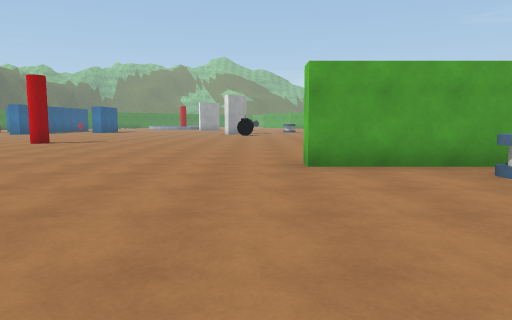
[1] (above)

24 first-person views from a walk through a scene from a Unity 3-D project. The camera is 1.3 m above the floor, tilts 6° down and sees 70° across. The floor is counted in squares, 2 m on a side. Each view is taken from the middle of a square. On the plan, view 1 faces up. The plan holds only what a view shows up to about 11 squares ahead; the rest is blank. The place goes on beyond the plan. Some surface patterns are stand-ins.

[2]
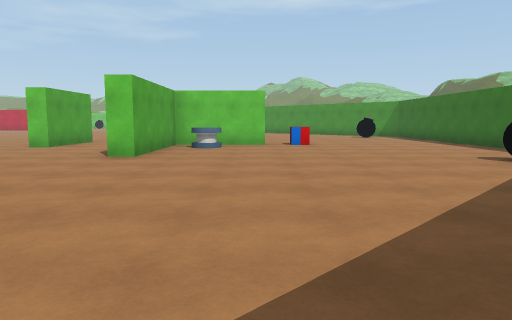

[3]
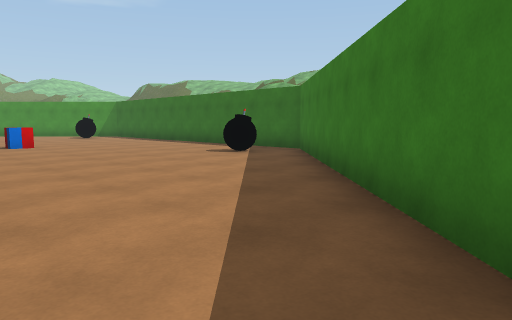

[4]
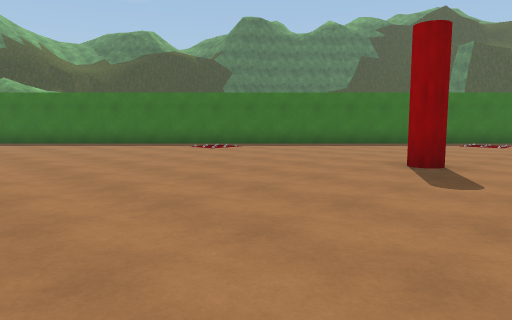

[5]
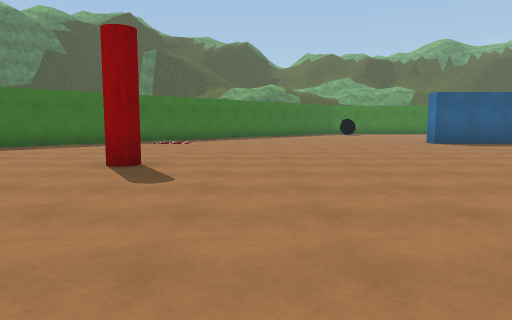

[6]
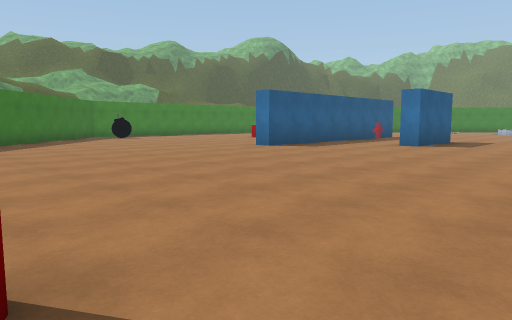

[7]
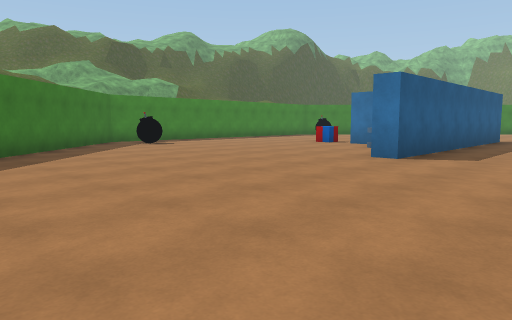

[8]
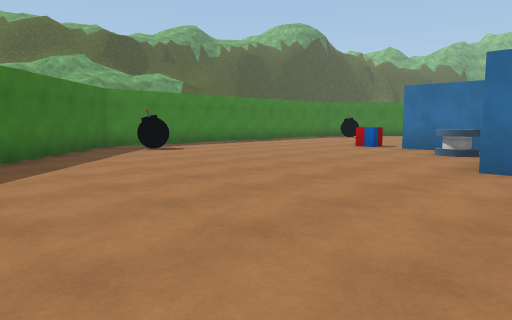

[9]
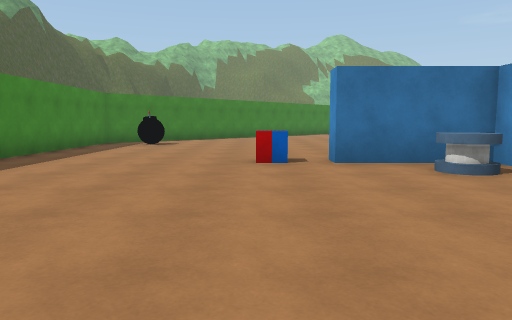

[10]
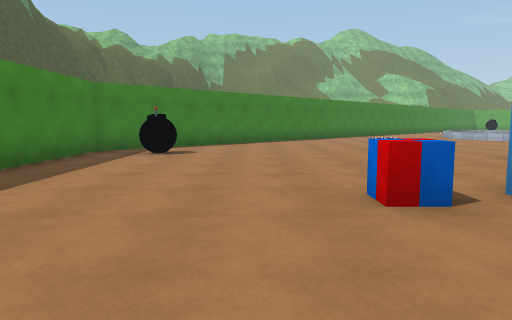

[11]
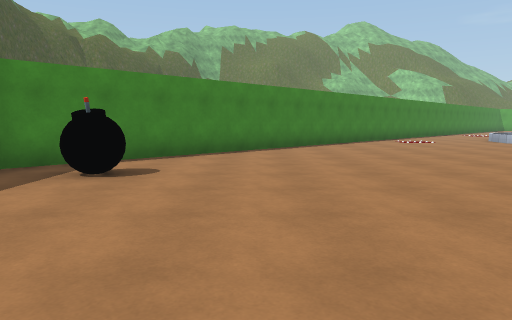

[12]
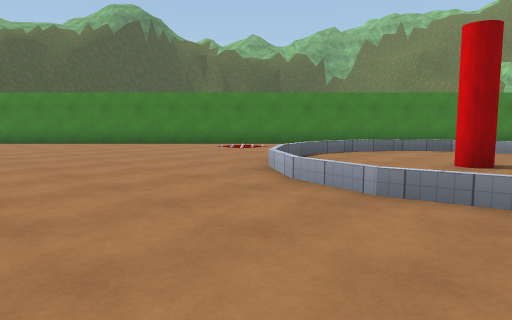

[13]
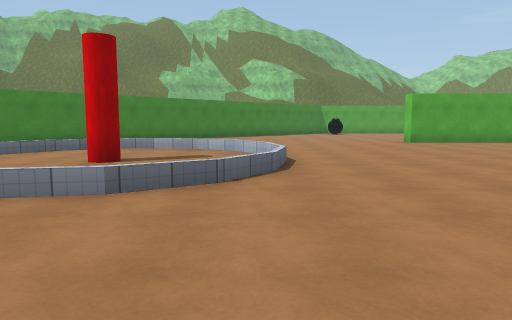

[14]
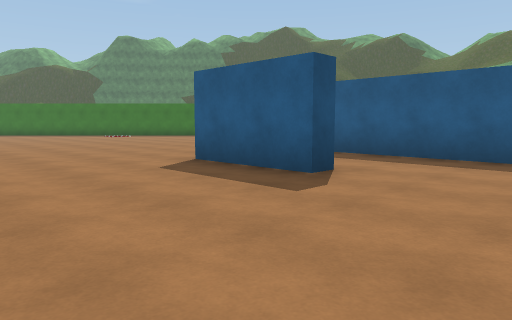

[15]
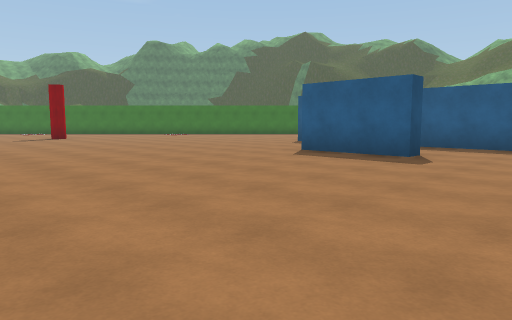

[16]
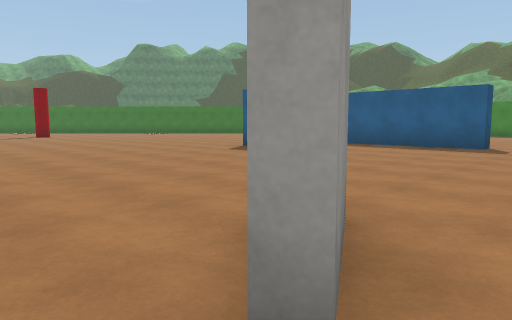

[17]
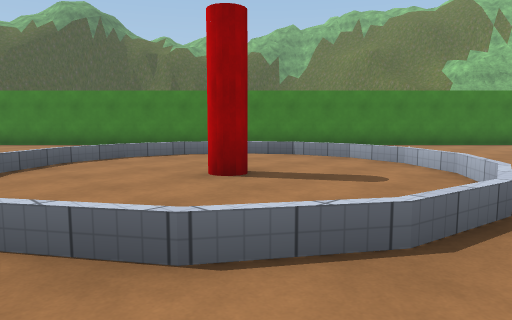

[18]
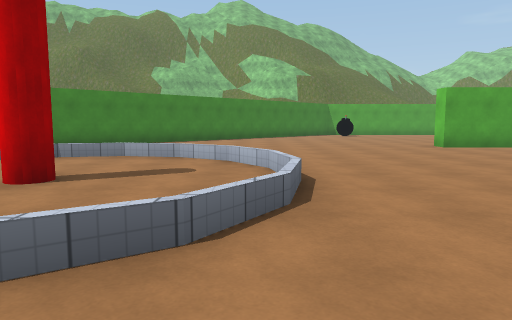

[19]
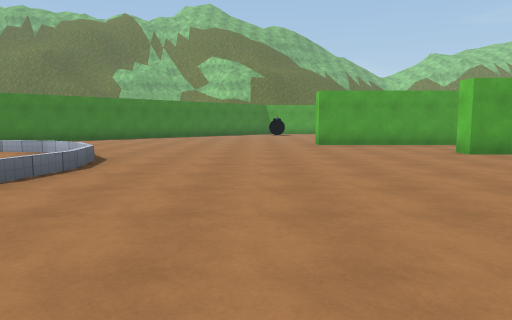

[20]
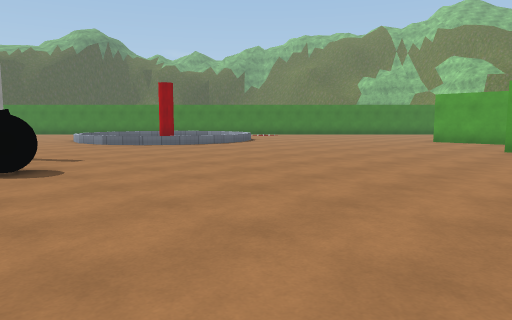

[21]
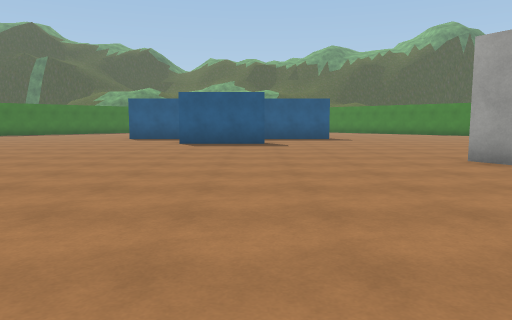

[22]
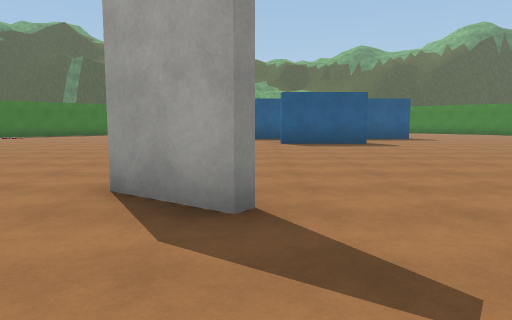

[23]
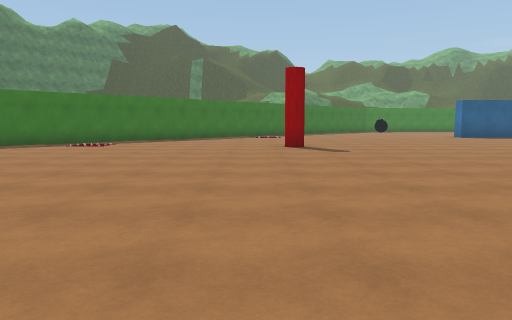

[24]
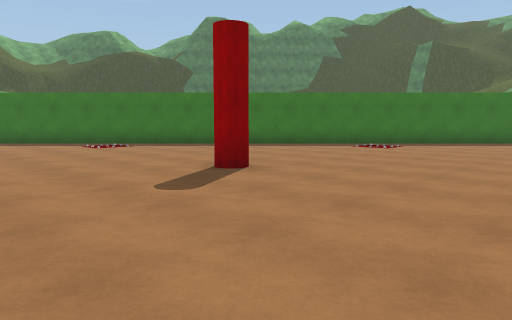

### Floor plan
Points are (right, up) in squares from view 1. A wall is a line through its corners. A room is listed if a view was taken in it or the views show most of it. See-through windows are left out.
Room 1 (views 1, 2, 3, 4, 5, 6, 7, 8, 9, 10, 11, 12, 13, 14, 15, 16, 17, 18, 19, 20, 21, 22, 23, 24)
walls: (-9.4, 23.3) (-8.8, 23.3) (-8.8, 20.8) (-9.2, 20.8); (-12.2, 21.2) (-12.2, 21.8) (-14.7, 21.8) (-14.7, 22.2); (-12.2, 25.8) (-11.8, 25.8) (-11.8, 18.3) (-12.2, 18.3); (-20.5, 17) (-0.5, -3) (5.1, -3); (5.1, 8.2) (3.3, 8.2) (3.3, 8.8); (4.1, 35.3) (3.3, 35.3) (3.3, 35.8); (-6.9, 40.6) (-20.5, 26.9); (4.8, 38.3) (0.8, 38.3) (0.8, 38.8); (4.2, 2.8) (4.2, 5.2) (0.8, 5.2) (0.8, 5.8)
ways out: gap at (-15, 22); gap at (4, 3)
objects: other object (-19, 17) to (-19, 18); other object (-19, 26) to (-19, 27); other object (-16, 22); other object (-13, 21); red cylinder (-7, 11); red cylinder (-7, 33); other object (-1, 27) to (0, 27); other object (0, -2) to (0, -1); other object (3, 4); other object (4, 2)

Where each view was taken, in squares from view 1:
view 1: 0 up, 0 right, facing up
view 2: 3 up, 6 left, facing right
view 3: 4 up, 6 left, facing down-right
view 4: 13 up, 1 left, facing down-left
view 5: 13 up, 1 left, facing left
view 6: 11 up, 5 left, facing up-left
view 7: 12 up, 9 left, facing up-left
view 8: 13 up, 11 left, facing up-left
view 9: 16 up, 16 left, facing up
view 10: 19 up, 17 left, facing up
view 11: 22 up, 17 left, facing up
view 12: 27 up, 5 left, facing up-left
view 13: 27 up, 4 left, facing up
view 14: 26 up, 5 left, facing down-left
view 15: 26 up, 2 left, facing down-left
view 16: 28 up, 2 left, facing down-left
view 17: 30 up, 3 left, facing up-left
view 18: 29 up, 4 left, facing up
view 19: 28 up, 1 left, facing up
view 20: 26 up, 5 right, facing up-left
view 21: 23 up, 2 right, facing left
view 22: 20 up, 2 right, facing left
view 23: 10 up, 3 right, facing left
view 24: 15 up, 3 left, facing down-left
